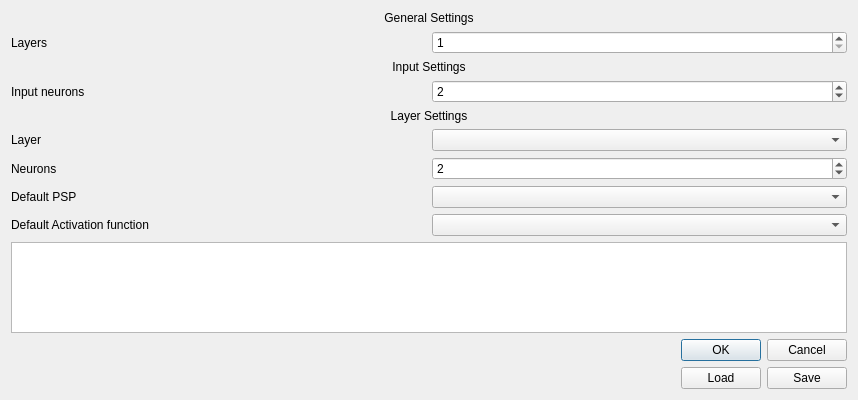
<?xml version="1.0" encoding="UTF-8"?>
<ui version="4.0">
 <class>NetworkCreator</class>
 <widget class="QDialog" name="NetworkCreator">
  <property name="geometry">
   <rect>
    <x>0</x>
    <y>0</y>
    <width>858</width>
    <height>400</height>
   </rect>
  </property>
  <property name="windowTitle">
   <string>Network creator</string>
  </property>
  <layout class="QVBoxLayout" name="verticalLayout">
   <item>
    <layout class="QGridLayout" name="gridLayout_2">
     <item row="0" column="0" colspan="2">
      <widget class="QLabel" name="label_2">
       <property name="text">
        <string>General Settings</string>
       </property>
       <property name="scaledContents">
        <bool>false</bool>
       </property>
       <property name="alignment">
        <set>Qt::AlignCenter</set>
       </property>
      </widget>
     </item>
     <item row="1" column="0">
      <widget class="QLabel" name="label">
       <property name="text">
        <string>Layers</string>
       </property>
      </widget>
     </item>
     <item row="1" column="1">
      <widget class="QSpinBox" name="layersEdit">
       <property name="minimum">
        <number>1</number>
       </property>
       <property name="maximum">
        <number>5</number>
       </property>
       <property name="value">
        <number>1</number>
       </property>
      </widget>
     </item>
    </layout>
   </item>
   <item>
    <layout class="QGridLayout" name="gridLayout">
     <item row="0" column="0" colspan="2">
      <widget class="QLabel" name="label_3">
       <property name="text">
        <string>Input Settings</string>
       </property>
       <property name="alignment">
        <set>Qt::AlignCenter</set>
       </property>
      </widget>
     </item>
     <item row="4" column="0">
      <widget class="QLabel" name="neuronsLabel">
       <property name="text">
        <string>Neurons</string>
       </property>
      </widget>
     </item>
     <item row="6" column="0">
      <widget class="QLabel" name="activationLabel_2">
       <property name="text">
        <string>Default Activation function</string>
       </property>
      </widget>
     </item>
     <item row="5" column="1">
      <widget class="QComboBox" name="defaultPSPComboBox"/>
     </item>
     <item row="3" column="1">
      <widget class="QComboBox" name="layerComboBox">
       <property name="minimumSize">
        <size>
         <width>200</width>
         <height>0</height>
        </size>
       </property>
       <property name="baseSize">
        <size>
         <width>200</width>
         <height>0</height>
        </size>
       </property>
      </widget>
     </item>
     <item row="4" column="1">
      <widget class="QSpinBox" name="neuronsEdit">
       <property name="minimum">
        <number>1</number>
       </property>
       <property name="maximum">
        <number>10</number>
       </property>
       <property name="value">
        <number>2</number>
       </property>
      </widget>
     </item>
     <item row="6" column="1">
      <widget class="QComboBox" name="defaultActivationComboBox"/>
     </item>
     <item row="5" column="0">
      <widget class="QLabel" name="pSPLabel_2">
       <property name="text">
        <string>Default PSP</string>
       </property>
      </widget>
     </item>
     <item row="2" column="0" colspan="2">
      <widget class="QLabel" name="label_4">
       <property name="text">
        <string>Layer Settings</string>
       </property>
       <property name="alignment">
        <set>Qt::AlignCenter</set>
       </property>
      </widget>
     </item>
     <item row="3" column="0">
      <widget class="QLabel" name="layerLabel">
       <property name="text">
        <string>Layer</string>
       </property>
      </widget>
     </item>
     <item row="1" column="0">
      <widget class="QLabel" name="label_5">
       <property name="text">
        <string>Input neurons</string>
       </property>
      </widget>
     </item>
     <item row="1" column="1">
      <widget class="QSpinBox" name="inputNeuronsEdit">
       <property name="minimum">
        <number>1</number>
       </property>
       <property name="maximum">
        <number>10</number>
       </property>
       <property name="value">
        <number>2</number>
       </property>
      </widget>
     </item>
    </layout>
   </item>
   <item>
    <widget class="QTableView" name="neuronsTable">
     <attribute name="horizontalHeaderDefaultSectionSize">
      <number>150</number>
     </attribute>
     <attribute name="horizontalHeaderStretchLastSection">
      <bool>false</bool>
     </attribute>
    </widget>
   </item>
   <item>
    <widget class="QDialogButtonBox" name="buttonBox">
     <property name="orientation">
      <enum>Qt::Horizontal</enum>
     </property>
     <property name="standardButtons">
      <set>QDialogButtonBox::Cancel|QDialogButtonBox::Ok</set>
     </property>
    </widget>
   </item>
   <item>
    <layout class="QHBoxLayout" name="horizontalLayout">
     <item>
      <spacer name="horizontalSpacer">
       <property name="orientation">
        <enum>Qt::Horizontal</enum>
       </property>
       <property name="sizeHint" stdset="0">
        <size>
         <width>40</width>
         <height>20</height>
        </size>
       </property>
      </spacer>
     </item>
     <item>
      <widget class="QPushButton" name="loadNetworkButton">
       <property name="text">
        <string>Load</string>
       </property>
      </widget>
     </item>
     <item>
      <widget class="QPushButton" name="saveNetworkButton">
       <property name="text">
        <string>Save</string>
       </property>
      </widget>
     </item>
    </layout>
   </item>
  </layout>
  <zorder>buttonBox</zorder>
  <zorder>neuronsTable</zorder>
  <zorder>horizontalLayoutWidget</zorder>
 </widget>
 <resources/>
 <connections>
  <connection>
   <sender>buttonBox</sender>
   <signal>accepted()</signal>
   <receiver>NetworkCreator</receiver>
   <slot>accept()</slot>
   <hints>
    <hint type="sourcelabel">
     <x>248</x>
     <y>254</y>
    </hint>
    <hint type="destinationlabel">
     <x>157</x>
     <y>274</y>
    </hint>
   </hints>
  </connection>
  <connection>
   <sender>buttonBox</sender>
   <signal>rejected()</signal>
   <receiver>NetworkCreator</receiver>
   <slot>reject()</slot>
   <hints>
    <hint type="sourcelabel">
     <x>316</x>
     <y>260</y>
    </hint>
    <hint type="destinationlabel">
     <x>286</x>
     <y>274</y>
    </hint>
   </hints>
  </connection>
 </connections>
</ui>
